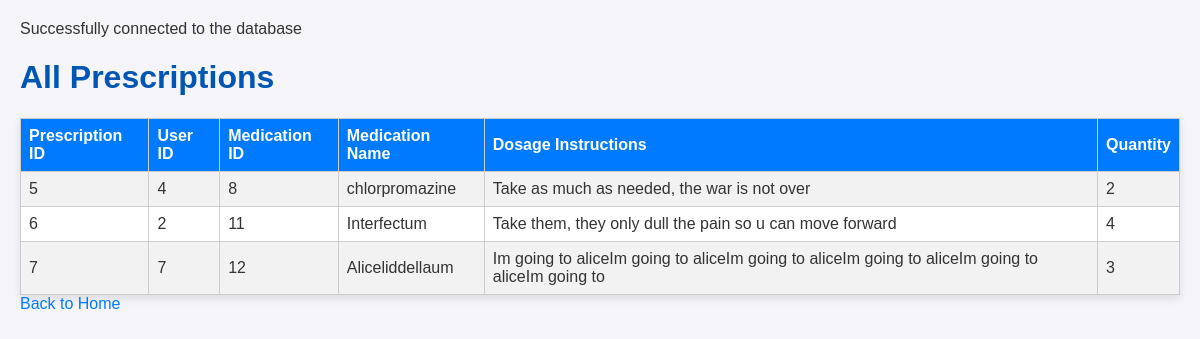
Screenshot of /PharmacyServer.php?action=viewPrescriptions with the database file from the repository.
### tables this page shows
CREATE TABLE `prescriptions` (
  `prescriptionId` int(11) NOT NULL,
  `userId` int(11) NOT NULL,
  `medicationId` int(11) NOT NULL,
  `prescribedDate` datetime NOT NULL,
  `dosageInstructions` varchar(200) DEFAULT NULL,
  `quantity` int(11) NOT NULL,
  `refillCount` int(11) DEFAULT 0
);

CREATE TABLE `medications` (
  `medicationId` int(11) NOT NULL,
  `medicationName` varchar(45) NOT NULL,
  `dosage` varchar(45) NOT NULL,
  `manufacturer` varchar(100) DEFAULT NULL
);

### PharmacyDatabase.php (called while the page is built, shortened)
<?php
class PharmacyDatabase {
    private $host = "127.0.0.1";
    private $port = "3306";
    private $database = "pharmacy_portal_db";
    private $user = "root";
    private $password = "";
    private $connection;
    private function connect() {
        $this->connection = new mysqli($this->host, $this->user, $this->password, $this->database, $this->port);
    }
    public function getAllPrescriptions() {
        $result = $this->connection->query("SELECT * FROM  prescriptions join medications on prescriptions.medicationId= medications.medicationId");
        return $result->fetch_all(MYSQLI_ASSOC);
    }
}
?>

### templates/viewPrescriptions.php (the view, shortened to what this page needs)
<html>
<head><title>View Prescriptions</title>
</head>
<body>
    <h1>All Prescriptions</h1>
    <table border="1">
        <tr>
            <th>Prescription ID</th>
            <th>User ID</th>
            <th>Medication ID</th>
            <th>Medication Name</th>
            <th>Dosage Instructions</th>
            <th>Quantity</th>
        </tr>
        <?php if (empty($prescriptions)): ?>
            <tr>
                <td colspan="6">No prescriptions found.</td>
            </tr>
        <?php else: ?>
            <?php foreach ($prescriptions as $prescription): ?>
                <tr>
                    <td><?= htmlspecialchars($prescription['prescriptionId']) ?></td>
                    <td><?= htmlspecialchars($prescription['userId']) ?></td>
                    <td><?= htmlspecialchars($prescription['medicationId']) ?></td>
                    <td><?= htmlspecialchars($prescription['medicationName']) ?></td>
                    <td><?= htmlspecialchars($prescription['dosageInstructions']) ?></td>
                    <td><?= htmlspecialchars($prescription['quantity']) ?></td>
                </tr>
            <?php endforeach; ?>
        <?php endif; ?>
    </table>
    <a href="PharmacyServer.php">Back to Home</a>
</body>
</html>

### PharmacyServer.php (shortened to what this page needs)
<?php
require_once 'PharmacyDatabase.php';
class PharmacyPortal {
    private $db;
    public function __construct() {
        $this->db = new PharmacyDatabase();
    }
    public function handleRequest() {
        $action = $_GET['action'] ?? 'home';
        switch ($action) {
            case 'viewPrescriptions':
                $this->viewPrescriptions();
                break;
        }
    }
    private function viewPrescriptions() {
        $prescriptions = $this->db->getAllPrescriptions();
        include 'templates/viewPrescriptions.php';
    }
}
$portal = new PharmacyPortal();
$portal->handleRequest();

### templates/viewPrescriptions.php (style rules this page uses)
body { font-family: 'Arial', sans-serif; background-color: #f4f4f9; margin: 0; padding: 20px; color: #333; }
h1 { color: #0056b3; }
table { width: 100%; border-collapse: collapse; background-color: #ffffff; box-shadow: 0 4px 8px rgba(0,0,0,0.1); }
th, td { border: 1px solid #ccc; padding: 8px; text-align: left; }
th { background-color: #007bff; color: white; }
tr:nth-child(even) { background-color: #f2f2f2; }
a { color: #007bff; text-decoration: none; transition: color 0.3s; }

### rows the page displays
prescriptions: prescriptionId "5", userId "4", medicationId.medicationId "8", medicationId.medicationName "chlorpromazine", dosageInstructions "Take as much as needed, the war is not over", quantity "2"
prescriptions: prescriptionId "6", userId "2", medicationId.medicationId "11", medicationId.medicationName "Interfectum", dosageInstructions "Take them, they only dull the pain so u can move forward", quantity "4"
prescriptions: prescriptionId "7", userId "7", medicationId.medicationId "12", medicationId.medicationName "Aliceliddellaum", dosageInstructions "Im going to aliceIm going to aliceIm going to aliceIm going to aliceIm going to aliceIm going to", quantity "3"
